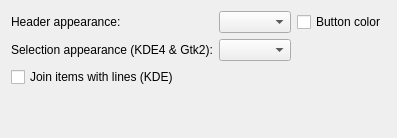
     <widget class="QWidget" name="page_7">
      <layout class="QGridLayout" name="gridLayout_10">
       <item row="0" column="0">
        <widget class="QLabel" name="label_19">
         <property name="text">
          <string>Header appearance:</string>
         </property>
        </widget>
       </item>
       <item row="0" column="1">
        <widget class="QComboBox" name="lvAppearance"/>
       </item>
       <item row="0" column="2">
        <widget class="QCheckBox" name="lvButton">
         <property name="sizePolicy">
          <sizepolicy hsizetype="MinimumExpanding" vsizetype="Fixed">
           <horstretch>0</horstretch>
           <verstretch>0</verstretch>
          </sizepolicy>
         </property>
         <property name="text">
          <string>Button color</string>
         </property>
        </widget>
       </item>
       <item row="1" column="0">
        <widget class="QLabel" name="textLabel1_8_2_4">
         <property name="whatsThis">
          <string>This controls the % that widgets will be highlighted by when the mouse hovers over them</string>
         </property>
         <property name="text">
          <string>Selection appearance (KDE4 &amp; Gtk2):</string>
         </property>
         <property name="wordWrap">
          <bool>false</bool>
         </property>
        </widget>
       </item>
       <item row="1" column="1">
        <widget class="QComboBox" name="selectionAppearance"/>
       </item>
       <item row="2" column="0">
        <widget class="QCheckBox" name="lvLines">
         <property name="text">
          <string>Join items with lines (KDE)</string>
         </property>
        </widget>
       </item>
       <item row="3" column="0">
        <spacer>
         <property name="orientation">
          <enum>Qt::Vertical</enum>
         </property>
         <property name="sizeHint" stdset="0">
          <size>
           <width>20</width>
           <height>40</height>
          </size>
         </property>
        </spacer>
       </item>
      </layout>
     </widget>
